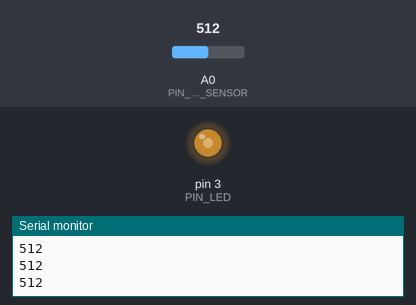
Recording of a sketch running on a simulated Arduino Uno, built with avr-gcc and run on an emulated ATmega328P. Shown: output pins drawn as LEDs (lit = HIGH), the last lines printed to the serial monitor. Inputs (shaded band) come from the test bench; at power-on: A0 (PIN_PHOTO_SENSOR) = 512.

Above: at 1.2 s.
1.3 s: A0 (PIN_PHOTO_SENSOR) set to 716
At 2.2 s:
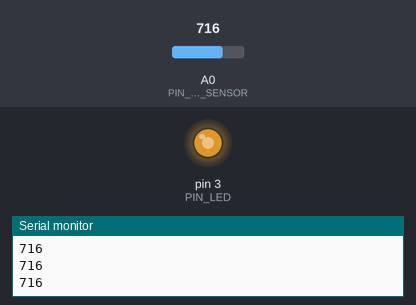
2.8 s: A0 (PIN_PHOTO_SENSOR) set to 900
At 3.5 s:
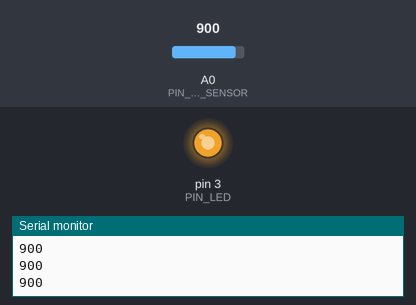
4.3 s: A0 (PIN_PHOTO_SENSOR) set to 122
At 4.6 s:
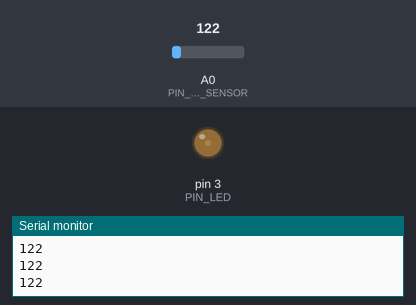
5.8 s: A0 (PIN_PHOTO_SENSOR) set to 0
At 6.9 s:
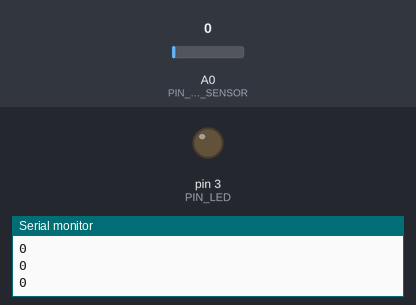
7.3 s: A0 (PIN_PHOTO_SENSOR) set to 511
At 8.1 s:
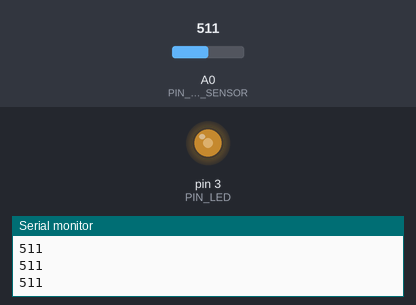
Timing chart, 0 to 9.8 s (numbered marks = the images above; inputs shaded):
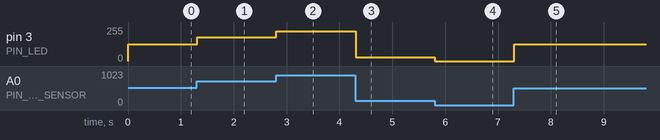

Measured:
- after the input at 1.3 s, pin 3 (PIN_LED): 127/255 → 178/255 at once
- after the input at 2.8 s, pin 3 (PIN_LED): 178/255 → 224/255 at once
- after the input at 4.3 s, pin 3 (PIN_LED): 224/255 → 30/255 at once
- after the input at 5.8 s, pin 3 (PIN_LED): 30/255 → 0/255 at once
- after the input at 7.3 s, pin 3 (PIN_LED): 0/255 → 127/255 at once

The sketch:

Pulse.ino
```cpp
#define PIN_LED 3
#define PIN_PHOTO_SENSOR A0

void setup() {
  Serial.begin(9600);
  pinMode(PIN_LED, OUTPUT);
}

int process (int val){
  return val;         //Here we can process our value to make it suit our perticular needs
                      //Now, leave if blank, it works just fine
}

void loop() {
  int val = analogRead(PIN_PHOTO_SENSOR);
  Serial.println(val);

  val=process(val);

  int ledPower = map(val, 0, 1023, 0, 255); // Converting input signal into output
  analogWrite(PIN_LED, ledPower); // Changing brightness, introducing new duty cycle
}
```
